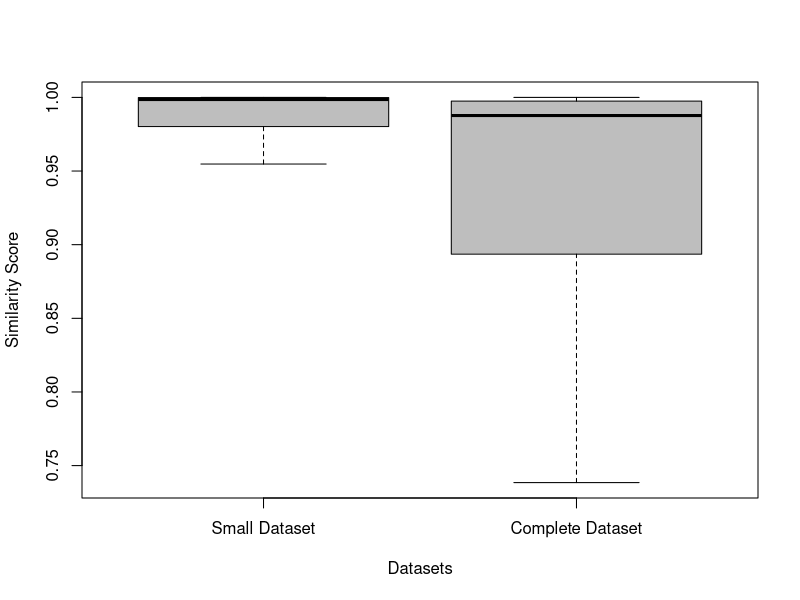
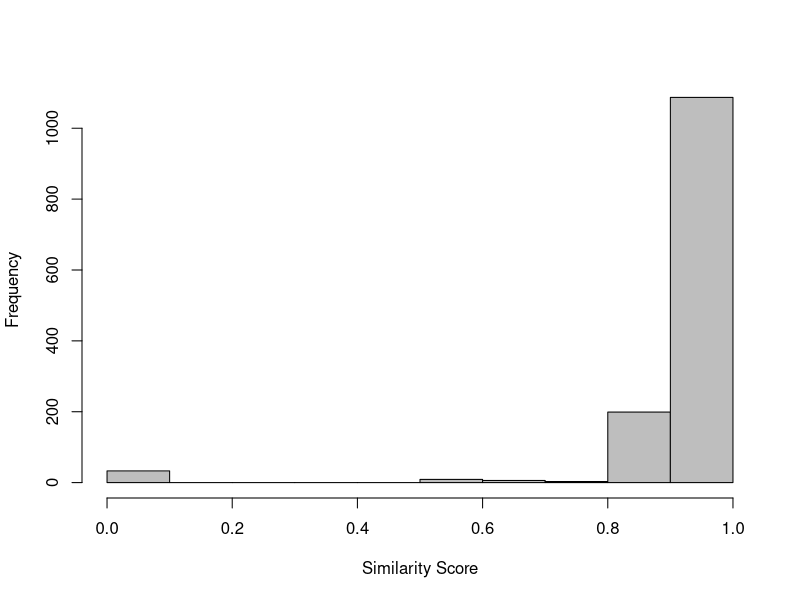

These charts were generated, in order, by the following R code:
## ---- chunk 1
knitr::opts_chunk$set(echo = TRUE)
knitr::opts_chunk$set(fig.width=5, fig.height=5, fig.path='./figures/', dev=c('png', 'pdf'))
setwd(".")
library(sqldf)
library(xtable)
## ---- chunk 2
full_ds <- read.csv("large_ds.csv", head=T, sep=',')
small_ds <- read.csv("small_ds.csv", head=T, sep=',')
full_ds$similarity = as.numeric(as.character(full_ds$similarity))
## ---- chunk 3
nrow(full_ds)
nrow(small_ds)
## ---- chunk 4
sqldf("select malware, count(*) from full_ds group by malware")
## ---- chunk 5
sqldf("select apidetected, count(*) from full_ds group by apidetected")

sqldf("select malware, apidetected, count(*) 
       from full_ds 
       group by malware, apidetected")
## ---- chunk 6
sqldf("select apidetected, count(*) from small_ds group by apidetected")

sqldf("select malware, apidetected, count(*) 
       from small_ds 
       group by malware, apidetected")
## ---- chunk 7
sqldf("select malware, apidetected, count(*) 
       from small_ds 
       group by malware, apidetected")


rp <- sqldf("select count(*) from small_ds where malware = 'True'")

tp <- sqldf("select * from small_ds where malware = 'True' and apidetected = 'True'" )

fp <- sqldf("select * from small_ds where malware = 'False' and apidetected = 'True'" )

fn <- sqldf("select * from small_ds where malware = 'True' and apidetected = 'False'" )

precision = nrow(tp) / (nrow(tp) + nrow(fp))

recall = nrow(tp) / (nrow(tp) + nrow(fn))

fscore = 2 * (precision*recall) / (precision + recall)

precision
recall
fscore
## ---- chunk 8
summary(small_ds$similarity)
sd(small_ds$similarity)
## ---- chunk 9
total <- nrow(small_ds) 

totalNoFamily <- nrow(sqldf("select * from small_ds where family = 'None'"))

percentageWithFamily <- 100 - (totalNoFamily * 100 / total)

percentageWithFamily

families <- sqldf("select family, count(*) as Total 
                   from small_ds where family != 'None'
                   group by family 
                   order by 2 desc")

families["Percentage"] <- families$Total * 100 / percentageWithFamily

sqldf("select family, percentage from families order by 2 desc")
## ---- chunk 10
tp <- sqldf("select * from full_ds where malware = 'True' and apidetected = 'True'" )

fp <- sqldf("select * from full_ds where malware = 'False' and apidetected = 'True'" )

fn <- sqldf("select * from full_ds where malware = 'True' and apidetected = 'False'" )

precision = nrow(tp) / (nrow(tp) + nrow(fp))

recall = nrow(tp) / (nrow(tp) + nrow(fn))

fscore = 2 * (precision*recall) / (precision + recall)

precision
recall
fscore
## ---- chunk 11
summary(full_ds$similarity)
sd(full_ds$similarity)

sqldf("select count(*) from full_ds where similarity = 0")

sqldf("select count(*) from full_ds where similarity < 0.25")
sqldf("select count(*)  from full_ds where similarity >= 0.25 and similarity < 0.5")
sqldf("select count(*)  from full_ds where similarity >= 0.5 and similarity < 0.75")
sqldf("select count(*)  from full_ds where similarity >= 0.75")
sqldf("select count(*)  from full_ds where similarity >= 0.90")
## ---- chunk 12
#s1 <- sqldf("select ds.*, 'True' as h1 
#             from full_ds ds 
#             where (malware = 'True' and apidetected = 'True') or 
#                   (malware = 'False' and apidetected = 'False')")

s1 <- sqldf("select ds.*, 'True' as h1 
             from full_ds ds 
             where (malware = 'True' and apidetected = 'True')")

s2 <- sqldf("select ds.*, 'False' as h1 
             from full_ds ds
             where (malware = 'True' and apidetected = 'False') or 
                   (malware = 'False' and apidetected = 'True')")

ds <- rbind(s1, s2)

ds$h1 <- as.factor(ds$h1)

# cor.test(ds$h1, ds$similarity)

nrow(ds)

sqldf("select h1, count(*) from ds group by h1")

model <- glm(h1~similarity, data=ds, family = "binomial")

summary(model)
## ---- chunk 13
set.seed(123)

km.res <- kmeans(ds$similarity, 10)


print(km.res$centers)

dd <- cbind(ds, cluster = km.res$cluster)


s1 <- sqldf("select cluster, count(*) as total from dd group by cluster")
s2 <- sqldf("select cluster, count(*) as hits from dd where h1 = 'True' group by cluster")

dd = merge(s1, s2)

dd["Percentage"] = dd$hits * 100 / dd$total

dd 

cs = data.frame("cluster" = c(1,2,3,4,5, 6, 7, 8, 9, 10), 
                "averageSimilarity" = c(0.87, 0.90, 0.94, 0.98, 0.09,0.97,0.55,0.79, 0.99, 0.67))
                

cs = merge(dd, cs)

colnames(cs)

xtable(sqldf("select cluster, averageSimilarity, total, hits, percentAGE 
              from cs 
              order by averageSimilarity"))
## ---- chunk 14
summary(small_ds$similarity)
summary(full_ds$similarity)

sd(small_ds$similarity)
sd(full_ds$similarity)


sds <- sqldf("select similarity, 'Small Dataset' as dataset from small_ds") 
cds <- sqldf("select similarity, 'Complete Dataset' as dataset from full_ds") 

ds <- rbind(sds, cds)

ds$dataset <- factor(ds$dataset , levels=c("Small Dataset", "Complete Dataset"))

boxplot(similarity~dataset, data = ds, xlab="Datasets", ylab="Similarity Score", col = c("gray"), outline=F)
## ---- chunk 15

tp <- sqldf("select * from full_ds where malware = 'True' and (apidetected = 'True' or paramdetected = 'True')" )

fp <- sqldf("select * from full_ds where malware = 'False' and (apidetected = 'True' or paramdetected = 'True')" )

fn <- sqldf("select * from full_ds where malware = 'True' and (apidetected = 'False' and paramdetected = 'False')" )

precision = nrow(tp) / (nrow(tp) + nrow(fp))

recall = nrow(tp) / (nrow(tp) + nrow(fn))

fscore = 2 * (precision*recall) / (precision + recall)

precision
recall
fscore
## ---- chunk 16

tp <- sqldf("select * from full_ds where malware = 'True' and (apidetected = 'True' or tracedetected = 'True')" )

fp <- sqldf("select * from full_ds where malware = 'False' and (apidetected = 'True' or tracedetected = 'True')" )

fn <- sqldf("select * from full_ds where malware = 'True' and (apidetected = 'False' and tracedetected = 'False')" )

precision = nrow(tp) / (nrow(tp) + nrow(fp))

recall = nrow(tp) / (nrow(tp) + nrow(fn))

fscore = 2 * (precision*recall) / (precision + recall)

precision
recall
fscore
## ---- chunk 17

tp <- sqldf("select * from full_ds where malware = 'True' and (apidetected = 'True' or tracedetected = 'True' or paramdetected = 'True')" )

fp <- sqldf("select * from full_ds where malware = 'False' and (apidetected = 'True' or tracedetected = 'True' or paramdetected = 'True')" )

fn <- sqldf("select * from full_ds where malware = 'True' and (apidetected = 'False' and tracedetected = 'False' and paramdetected = 'False')" )

precision = nrow(tp) / (nrow(tp) + nrow(fp))

recall = nrow(tp) / (nrow(tp) + nrow(fn))

fscore = 2 * (precision*recall) / (precision + recall)

precision
recall
fscore
## ---- chunk 18

sqldf("select malware, apidetected, count(*) 
       from full_ds 
       where family = 'gappusin'
       group by malware, apidetected")

tp <- sqldf("select * from full_ds where malware = 'True' and apidetected = 'True' and family != 'gappusin'" )

fp <- sqldf("select * from full_ds where malware = 'False' and apidetected = 'True' and family != 'gappusin'" )

fn <- sqldf("select * from full_ds where malware = 'True' and apidetected = 'False' and family != 'gappusin'" )

precision = nrow(tp) / (nrow(tp) + nrow(fp))

recall = nrow(tp) / (nrow(tp) + nrow(fn))

fscore = 2 * (precision*recall) / (precision + recall)

precision
recall
fscore
## ---- chunk 19

gappusin <- sqldf("select * from full_ds where family =  'gappusin'")

summary(gappusin$similarity)
sd(gappusin$similarity)
hist(gappusin$similarity, main="", xlab="Similarity Score", ylab="Frequency", col = c("gray"))
## ---- chunk 20
sqldf("select family, count(*) 
       from full_ds 
       where malware = 'True' 
       group by family order by 2 desc")


sqldf("select malware, apidetected, count(*) 
       from full_ds 
       where family = 'gappusin'
       group by malware, apidetected")

sqldf("select count(distinct family) from full_ds")


totalWithFamily <- nrow(sqldf("select * from full_ds where family != 'None'"))

families <- sqldf("select family, count(*) as Total 
                   from full_ds where family != 'None'
                   group by family 
                  order by 2 desc")

families["Percentage"] <- families["Total"] * 100 / totalWithFamily
sqldf("select family, percentage
       from families
       order by 2 desc")
## ---- chunk 21

tp <- sqldf("select * from full_ds where (malware = 'True' or qtdvendor = 1) and apidetected = 'True'")

fp <- sqldf("select * from full_ds where (malware = 'False' and qtdvendor = 0) and apidetected = 'True'")

fn <- sqldf("select * from full_ds where (malware = 'True' or qtdvendor = 1) and apidetected = 'False'" )

precision1V = nrow(tp) / (nrow(tp) + nrow(fp))

recall1V = nrow(tp) / (nrow(tp) + nrow(fn))

fscore1V = 2 * (precision1V*recall1V) / (precision1V + recall1V)

precision1V
recall1V
fscore1V
